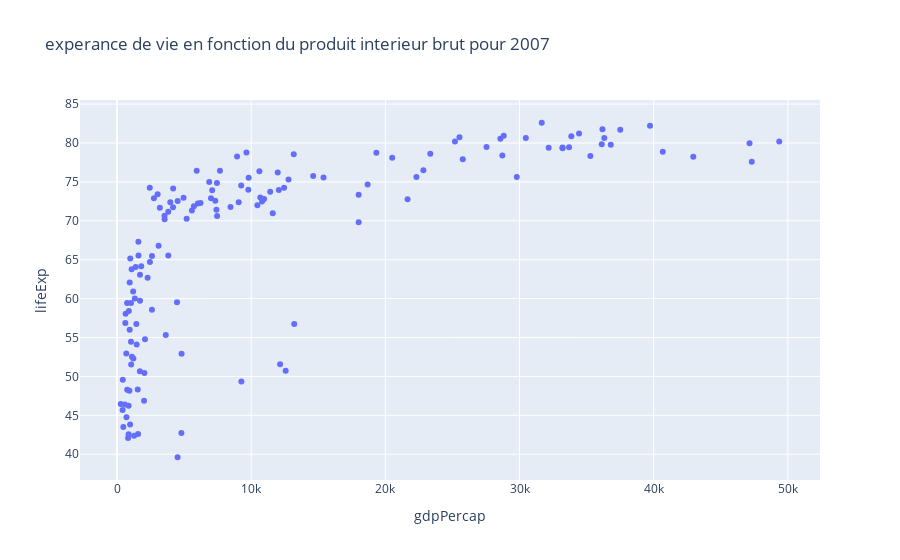

Notebook code for this chart:
### Code cell
# experance de vie en fonction du produit interieur brut
px.scatter(gapminder2007, x = "gdpPercap",y="lifeExp", title = "experance de vie en fonction du produit interieur brut pour 2007")

### Figure 1 — Plotly figure (JSON) as saved in the notebook; plotly's stock layout.template omitted (floating-point values rounded to 4 significant figures; data arrays with more than 128 entries replaced by an {"elided": "..."} marker saying what was removed)
{"data": [{"hovertemplate": "gdpPercap=%{x}<br>lifeExp=%{y}<extra></extra>", "legendgroup": "", "marker": {"color": "#636efa", "symbol": "circle"}, "mode": "markers", "name": "", "orientation": "v", "showlegend": false, "type": "scatter", "x": {"elided": "142 float values"}, "xaxis": "x", "y": {"elided": "142 float values"}, "yaxis": "y"}], "layout": {"autosize": true, "legend": {"tracegroupgap": 0}, "title": {"text": "experance de vie en fonction du produit interieur brut pour 2007"}, "xaxis": {"anchor": "y", "autorange": true, "domain": [0, 1], "range": [-2727.0, 52360.0], "title": {"text": "gdpPercap"}, "type": "linear"}, "yaxis": {"anchor": "x", "autorange": true, "domain": [0, 1], "range": [36.07, 86.15], "title": {"text": "lifeExp"}, "type": "linear"}}}
